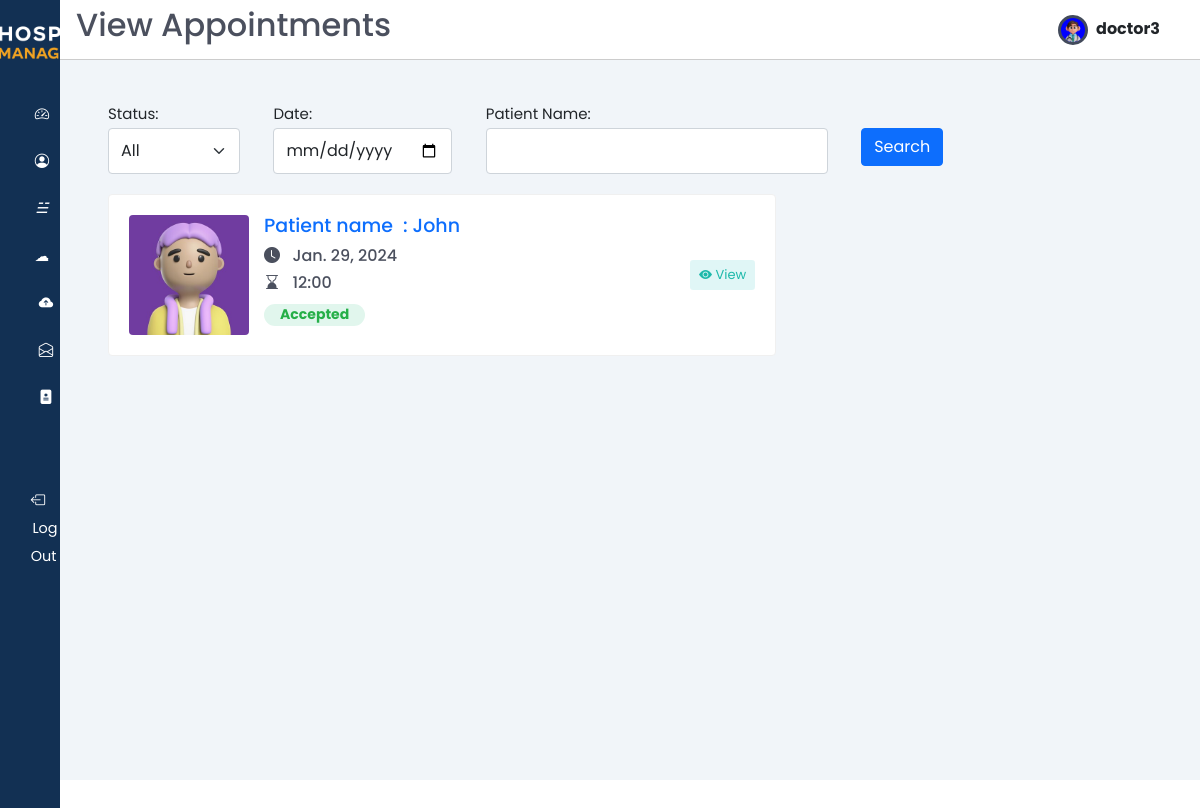
The page /doctor_view_appointments/ (signed in) on the database its author committed.
### users/models.py (models this page shows, shortened)
class Users(AbstractUser):
    email = models.CharField(max_length=50,unique=True)
    username = models.CharField(max_length=50, unique=True)
    password = models.CharField(max_length=200)
    first_name = models.CharField(max_length=50)
    last_name = models.CharField(max_length=50)
    gender_choices = (("Male", "Male"), ("Female", "Female"))
    gender = models.CharField(max_length=10, choices=gender_choices, default="not_known")
    birthday = models.DateField(null=True, blank=True)
    is_doctor = models.BooleanField(default=False)
    profile_avatar = models.ImageField(upload_to="users/profiles", blank=True, default="doctor/profiles/download.png")
    id_address = models.ForeignKey(Address, on_delete=models.CASCADE, null=True)
    class Meta:
      verbose_name = "User"
      verbose_name_plural = "Users"

class Patients(models.Model):
  user = models.OneToOneField(Users, on_delete=models.CASCADE, primary_key=True)
  insurance = models.CharField(max_length=50)
  class Meta:
    verbose_name = "Patient"
    verbose_name_plural = "Patients"

### patients/models.py (models this page shows, shortened)
class Appointment(models.Model):
    doctor = models.ForeignKey(Doctors, on_delete=models.CASCADE)
    patient = models.ForeignKey(Patients, on_delete=models.CASCADE, )
    summary = models.TextField()
    description = models.TextField()
    start_date = models.DateField()
    status = models.ForeignKey(Status, on_delete=models.CASCADE, )
    time = models.ForeignKey(Time, on_delete=models.CASCADE, default=1)
    class Meta:
        verbose_name = "Appointment"
        verbose_name_plural = "Appointments"

class Time(models.Model):
    time = models.CharField(max_length=10)
    class Meta:
        verbose_name = "Time"
        verbose_name_plural = "Times"

class Status(models.Model):
    status =  models.CharField(max_length=20)
    class Meta:
        verbose_name = "Status"
        verbose_name_plural = "Status"

### doctors/views.py (the view, shortened to what this page needs)
# urls.py: path('doctor_view_appointments/', view_appointments, name='view_appointments'),
@login_required(login_url='/login')
def view_appointments(request):
  app = Appointment.objects.filter(doctor__user=request.user)
  filter_status = request.GET.get('filter_status')
  filter_date = request.GET.get('filter_date')
  filter_patient_name = request.GET.get('filter_patient_name')
  if filter_status and filter_status != 'All':
    app = app.filter(status__status=filter_status)
  if filter_date:
    app = app.filter(start_date=filter_date)
  if filter_patient_name:
    app = app.filter(patient__user__first_name__icontains=filter_patient_name)
  return render(request, "doctors/viewappointments.html", {
    'appointments': app,
    'filter_status': filter_status,
    'filter_date': filter_date,
    'filter_patient_name': filter_patient_name
  })

### templates/doctors/viewappointments.html (shortened to what this page needs)
{% extends 'doctors/base.html' %}
{% load static %}
{% block page_title %} View Appointments {% endblock page_title %}
{% block content %}
<main>
  <section class="recent">
    <div class="table-div">
      <div class="col-md-7 col-lg-8 col-xl-9" style="width:80%;">
        <div class="filter-section">
          <form method="get" class="d-md-flex justify-content-between align-items-center text-dark">
            <div class="form-group mr-3">
                <label for="filter_status" class="mr-2">Status:</label>
                <select name="filter_status" id="filter_status" class="form-control form-select">
                  <option value="" {% if not filter_status or filter_status == 'All' %}selected{% endif %}>All</option>
                </select>
            </div>
            <div class="form-group mr-3">
                <label for="filter_date" class="mr-2">Date:</label>
                <input type="date" name="filter_date" id="filter_date" class="form-control" value="{{ filter_date }}">
            </div>
            <div class="form-group mr-3">
                <label for="filter_patient_name" class="mr-2">Patient Name:</label>
                <input type="text" name="filter_patient_name" id="filter_patient_name" class="form-control" value="{% if filter_patient_name is not None %}{{ filter_patient_name }}{% endif %}">
              </div>
            <button type="submit" class="btn btn-primary">Search</button>
          </form>
        </div>
        <div class="appointments">
          {% for appointment in appointments %}
            <div class="appointment-list" style="width:80%;">
              <div class="profile-info-widget">
                <a href="patient-profile.html" class="booking-doc-img">
                  <img src="{{appointment.patient.user.profile_avatar.url}}" alt="User Image">
                </a>
                <div class="profile-det-info">
                  <h3 style="font-size:19px;"><a href="#" style="text-decoration:none;">Patient name &nbsp;:&nbsp;{{ appointment.patient.user.first_name }}</a></h3>
                  <div class="patient-details">
                    <h4 style="font-size:16px;"><i class="bi bi-clock-fill"></i>&nbsp;&nbsp;  {{ appointment.start_date }}&nbsp;</h4>
                    <h4 style="font-size:16px;"><i class="bi bi-hourglass-bottom"></i>&nbsp;&nbsp; {{ appointment.time.time }}&nbsp;</h4>
                    {% if appointment.status.status == "Accepted" %}
                        <h4 class="badge badge-pill bg-success-light" style="height:22px;font-size:14px;">
                          {{appointment.status.status}}
                        </h4>
                    {% elif appointment.status.status == "Waited" %}
                        <h4 class="badge badge-pill bg-warning text-white" style="height:22px;font-size:14px;">
                          {{appointment.status.status}}
                        </h4>
                    {% elif appointment.status.status == "Cancelled" %}
                        <h4 class="badge badge-pill bg-danger text-white" style="height:22px;font-size:14px;">
                          {{appointment.status.status}}
                        </h4>
                    {% else %}
                        <h4 class="badge badge-pill bg-secondary" style="height:22px;font-size:14px;">
                          {{appointment.status.status}}
                        </h4>
                    {% endif %}
                  </div>
                </div>
              </div>
              <div class="appointment-action">
                <a href="#" class="btn btn-sm bg-info-light" data-bs-toggle="modal" data-bs-target="#viewModal{{ appointment.id }}">
                  <i class="bi bi-eye-fill"></i> View
                </a>
              </div>
            </div>
          {% endfor %}
        </div>
      </div>
    </div>
  </section>
</main>
{% endblock %}

### templates/doctors/base.html (shortened to what this page needs)
{% load static %}
<!DOCTYPE HTML>
<html lang="en">
<head>
  <link  href="{% static 'css/style-appointments.css' %}" rel="stylesheet">
  <link href="{% static 'css/bootstrap.min.css' %}" rel="stylesheet"/>
  <link href="{% static 'css/base-style.css' %}" rel="stylesheet"/>
  <link rel="stylesheet" href="https://cdn.jsdelivr.net/gh/lykmapipo/themify-icons@0.1.2/css/themify-icons.css">
  <link  href="{% static 'css/style.css' %}" rel="stylesheet">
  <link  href="{% static 'css/bootstrap-icons.css' %}" rel="stylesheet">
  <link  href="{% static 'css/jquery.dataTables.min.css' %}" rel="stylesheet">
  <link  href="{% static 'css/styleblog.css' %}" rel="stylesheet">
  <link  href="{% static 'css/styleblog-responsive.css' %}" rel="stylesheet">
</head>
<body>
  <div class="sidebar">
    <div class="sidebar-header pt-4">
      <div class="text-center my-">
        <img src="{% static 'img/white-logo.png' %}" alt="logo" class="img-fluid" style="max-width: 170px;" />
      </div>
    </div>
    <div class="sidebar-menu">
      <ul>
        <li>
          <a href="{% url 'doctor_dashboard' %}">
            <i class="bi bi-speedometer2 me-2"></i>
          </a>
        </li>
        <li>
          <a href="{% url 'doctor_profile' %}">
            <i class="bi bi-person-circle me-2"></i>
          </a>
        </li>
        <li>
          <a href="{% url 'doctor_blogs' %}">
            <i>&#9777;&nbsp;&nbsp; </i>
          </a>
        </li>
        <li>
          <a href="{% url 'myblogs' %}">
            <i>&#9729;&nbsp;&nbsp;</i>
          </a>
        </li>
        <li>
          <a href="{% url 'upload_blog' %}">
            <i class="bi bi-cloud-arrow-up-fill"></i>
          </a>
        </li>
        <li>
          <a href="{% url 'doctor_drafts' %}">
            <i class="bi bi-envelope-open"></i>
          </a>
        </li>
        <li>
          <a href="{% url 'view_appointments' %}">
            <i class="bi bi-file-medical-fill"></i>
          </a>
        </li>
        <br><br>
        <li>
            <a href="{% url 'logout' %}" class="logout text-dark"data-bs-toggle="tooltip" data-bs-placement="right" title="logout" >
              <i class="bi bi-box-arrow-left me-3"></i>
              <span class="d-none d-md-inline">Log Out</span>
            </a>
        </li>
      </ul>
    </div>
  </div>
  <div class="main-content">
    <header class="d-flex  align-items-center">
      <h2>{% block page_title %}{% endblock page_title %}</h2>
      <a href="{% url 'doctor_profile' %}">
        <img src="{{ request.user.profile_avatar.url }}" style="width: 30px; height: 30px; border-radius: 50%; overflow: hidden; background-color: blue; display: inline-block; vertical-align: middle; border: 3px solid #424a5b;">
        <span class="fw-bold fs-6 ms-1 text-dark me-4">{{ request.user.username|safe | truncatechars:"10" }}</span>
      </a>
    </header>
    {% block content %}
    {% endblock content %}
  </body>
</html>

### static/css/base-style.css (style rules this page uses)
:root { --primary-color: #123053; --secondary-color: #EFA323; }
.main-content a { text-decoration: none !important; }

### static/css/style.css (style rules this page uses)
:root { --main-color: #424a5b; --color-dark: #1D2231; --text-grey: #8390A2; --primary-color: #123053; --secondary-color: #EFA323; }
* { font-family: 'Poppins', sans-serif; margin: 0; padding: 0; text-decoration: none; list-style-type: none; box-sizing: border-box; }
.sidebar { height: 100%; width: 240px; position: fixed; left: 0; top: 0; z-index: 100; background: var(--primary-color); color: #fff; overflow-y: auto; transition: width 500ms; }
.sidebar-header { display: flex; justify-content: space-between; align-items: center; height: 60px; padding: 0rem 1rem; }
.sidebar-menu { padding: 0rem; padding-top: 40px; }
.sidebar li { margin-bottom: 1.2rem; font-size: larger; }
.sidebar a { color: #fff !important; text-decoration: none; font-size: .9rem; }
.sidebar a span:last-child { padding-left: .1rem; }
.main-content { position: relative; margin-left: 240px; transition: margin-left 500ms; }
header { position: fixed; left: 240px; top: 0; z-index: 100; width: calc(100% - 240px); background: #fff; height: 60px; padding: 0rem 1rem; display: flex; align-items: center; justify-content: space-between; border-bottom: 1px solid #ccc; transition: left 500ms; }
main { margin-top: 60px; background: #f1f5f9; min-height: 90vh; padding: 1rem 3rem; }
.recent { margin-top: 3rem; margin-bottom: 3rem; }
.badge { padding: .2rem 1rem; border-radius: 20px; font-weight: 700; font-size: .7rem; }
.text-center { text-align: center; }
@media only screen and (max-width: 1200px) { .sidebar { width: 60px; z-index: 150; } }
@media only screen and (max-width: 1200px) { .sidebar .sidebar-header h3 span, .sidebar li span:last-child { display: none; } }
@media only screen and (max-width: 1200px) { .sidebar .sidebar-header, .sidebar li { display: flex; justify-content: center; } }
@media only screen and (max-width: 1200px) { .main-content { margin-left: 60px; } }
@media only screen and (max-width: 1200px) { .main-content header { left: 60px; width: calc(100% - 60px); } }
.recent { margin-top: 1.5rem; margin-bottom: 3rem; }
.table-div { display: grid; grid-template-columns: 100% 25%; grid-column-gap: 1.5rem; }

### rows shown on the page
Users: user.profile_avatar (picture), user.username "doctor3"
Appointment: patient.user.profile_avatar (picture), patient.user.first_name "John", start_date "Jan. 29, 2024", time.time "12:00", status.status "Accepted"
